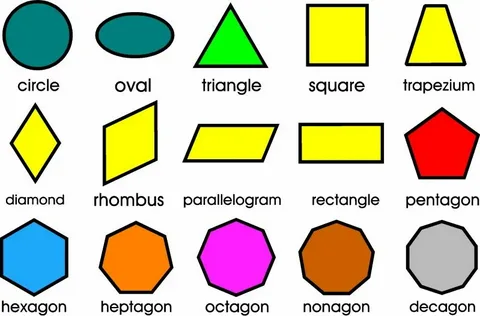
#> input picture 3/basic.jpg, 480 x 316 px, found by its file name
$ python Image_Circle_Finder.py   (older library calls are emulated)
#> lines starting #> are read from the running program, lines starting #| are printed output that depends on the picture; after the words box and inside, x2 and y2 are one past the last pixel; in counts of white or black regions, pixels touching at a corner belong together
import cv2
import numpy as np
###the python code that configures the red circle in the image from the camera with opencv2 and draws a blue rectangle around it
# Read the image from the camera
image = cv2.imread('3/basic.jpg')
#> image is the input picture: shape (316, 480, 3); mean B, G, R 180.1, 204, 209.2

# Convert the image to HSV color space
hsv = cv2.cvtColor(image, cv2.COLOR_BGR2HSV)
#> hsv: shape (316, 480, 3); mean H, S, V 26.6, 73.6, 221.6

# Define the range of colors to detect (in this case, red)
lower_red = np.array([0, 50, 50])
upper_red = np.array([10, 255, 255])

# Create a mask to only select pixels that are red
mask = cv2.inRange(hsv, lower_red, upper_red)
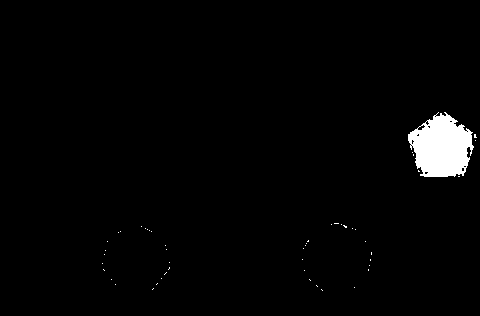
#> mask: shape (316, 480); 2% white; 50 white regions (49 under 20 px)

# Find the contours of the red objects in the image
_, contours, _ = cv2.findContours(mask, cv2.RETR_TREE, cv2.CHAIN_APPROX_SIMPLE)
#> contours = 62 contours, 60 with area under 20; largest, box (x1, y1, x2, y2) and area: (408, 112, 474, 177) 2909, (417, 124, 426, 131) 26

# Draw a rectangle around the contours
for contour in contours:
    x, y, w, h = cv2.boundingRect(contour)
    cv2.rectangle(image, (x, y), (x+w, y+h), (255, 0, 0), 2)
#> this loop made 62 passes
#> (x, y, w, h) on passes 3, 5, 8, 9, 11, 15, 16, 17, 19, 20, 22, 23: (354, 287, 1, 1), (115, 284, 1, 1), (111, 279, 1, 1), (161, 278, 1, 1), (304, 270, 1, 1), (369, 265, 1, 1), (102, 263, 1, 1), (169, 262, 1, 1), (302, 259, 1, 1), (104, 254, 1, 1), (105, 250, 1, 1), (166, 249, 1, 1)
#> (contour, x, y, w, h) on passes 1, 2, 4, 6, 7, 10: ([[321, 289], [322, 290]], 321, 289, 2, 2), ([[153, 288], [152, 289]], 152, 288, 2, 2), ([[316, 285], [317, 286]], 316, 285, 2, 2), ([[157, 283], [156, 284]], 156, 283, 2, 2), ([[309, 279], [310, 280]], 309, 279, 2, 2), ([[166, 272], [164, 274]], 164, 272, 3, 3)
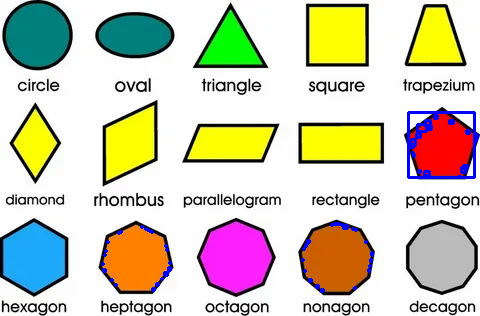
#> image: shape (316, 480, 3); 1.3% of pixels changed, all inside (x1, y1, x2, y2) = (101, 111, 479, 293)

# Show the image with the rectangles
cv2.imshow('Image with rectangles', image)
cv2.waitKey(0)
cv2.destroyAllWindows()

$ run again, with 3/shapes.jpg copied over 3/basic.jpg
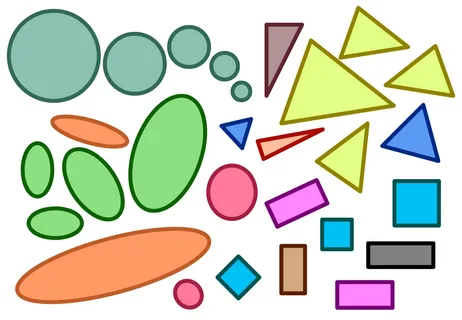
#> input picture 3/shapes.jpg, 462 x 320 px, found by its file name
#> image is the input picture: shape (320, 462, 3); mean B, G, R 193.8, 211.2, 207.1
#> hsv: shape (320, 462, 3); mean H, S, V 45.4, 64.8, 228.6
#> `mask = cv2.inRange(hsv, lower_red, upper_red)`:
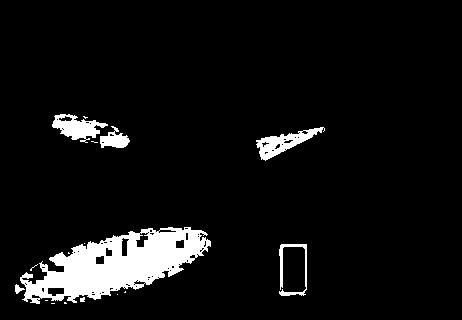
#> mask: shape (320, 462); 6.7% white; 17 white regions (10 under 20 px)
#> contours = 89 contours, 69 with area under 20; largest, box (x1, y1, x2, y2) and area: (20, 227, 211, 304) 7716, (256, 127, 325, 161) 833, (52, 114, 108, 143) 756, (100, 126, 130, 148) 326, (279, 244, 307, 296) 252
#> the loop `for contour in contours:` made 89 passes
#> (x, y, w, h) on passes 4, 5, 7, 8, 10, 11, 12, 14: (80, 297, 5, 5), (117, 294, 1, 1), (15, 284, 10, 10), (30, 264, 8, 7), (279, 244, 28, 52), (84, 243, 1, 1), (20, 227, 191, 77), (31, 294, 10, 5)
#> after the loop `for contour in contours:`:
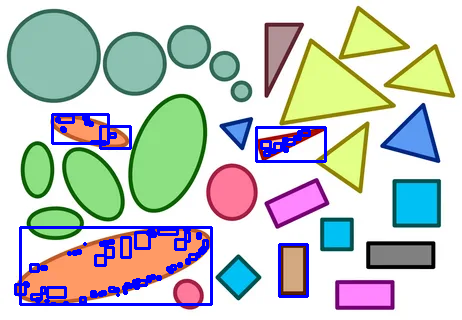
#> image: shape (320, 462, 3); 4.71% of pixels changed, all inside (x1, y1, x2, y2) = (14, 113, 327, 306)
